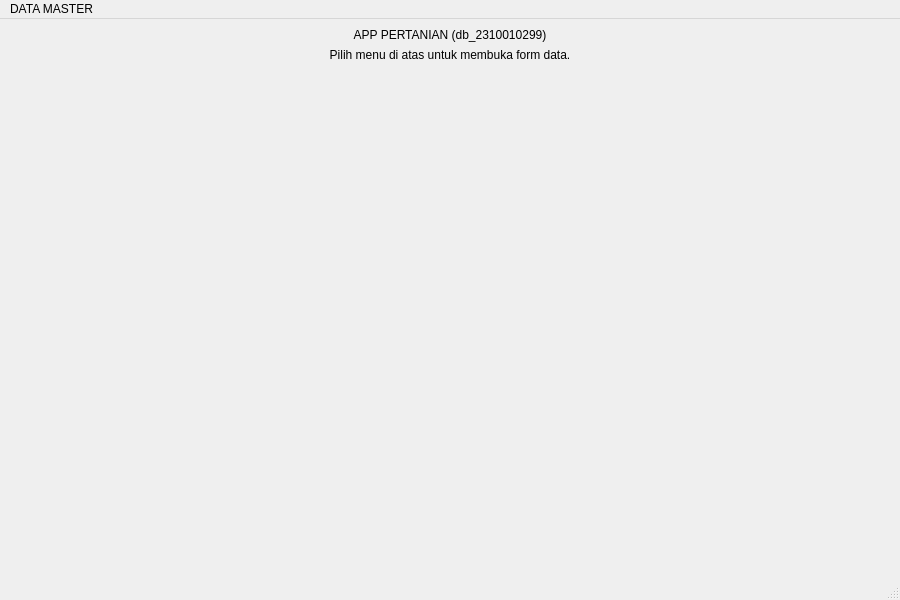
<?xml version="1.0" encoding="UTF-8"?>
<ui version="4.0">
 <class>Main</class>
 <widget class="QMainWindow" name="Main">
  <property name="geometry">
   <rect><x>0</x><y>0</y><width>900</width><height>600</height></rect>
  </property>
  <property name="windowTitle"><string>App Pertanian</string></property>
  <widget class="QWidget" name="centralwidget">
   <layout class="QVBoxLayout" name="verticalLayout">
    <item>
     <widget class="QLabel" name="labelWelcome">
      <property name="text"><string>APP PERTANIAN (db_2310010299)</string></property>
      <property name="alignment"><set>Qt::AlignCenter</set></property>
     </widget>
    </item>
    <item>
     <widget class="QLabel" name="labelHint">
      <property name="text"><string>Pilih menu di atas untuk membuka form data.</string></property>
      <property name="alignment"><set>Qt::AlignCenter</set></property>
     </widget>
    </item>
    <item><spacer name="verticalSpacer"><property name="orientation"><enum>Qt::Vertical</enum></property><property name="sizeHint" stdset="0"><size><width>20</width><height>40</height></size></property></spacer></item>
   </layout>
  </widget>
  <widget class="QMenuBar" name="menubar">
   <property name="geometry">
    <rect><x>0</x><y>0</y><width>900</width><height>25</height></rect>
   </property>
   <widget class="QMenu" name="menuDATA_MASTER">
    <property name="title"><string>DATA MASTER</string></property>
    <addaction name="actionDATA_LOKASI"/>
    <addaction name="actionDATA_GAPOKTAN"/>
    <addaction name="actionDATA_POKTAN"/>
    <addaction name="actionDATA_PETANI"/>
    <addaction name="actionDATA_PENYULUH"/>
   </widget>
   <addaction name="menuDATA_MASTER"/>
  </widget>
  <widget class="QStatusBar" name="statusbar"/>
  <action name="actionDATA_LOKASI"><property name="text"><string>DATA LOKASI</string></property></action>
  <action name="actionDATA_GAPOKTAN"><property name="text"><string>DATA GAPOKTAN</string></property></action>
  <action name="actionDATA_POKTAN"><property name="text"><string>DATA POKTAN</string></property></action>
  <action name="actionDATA_PETANI"><property name="text"><string>DATA PETANI</string></property></action>
  <action name="actionDATA_PENYULUH"><property name="text"><string>DATA PENYULUH</string></property></action>
 </widget>
 <resources/>
 <connections/>
</ui>
